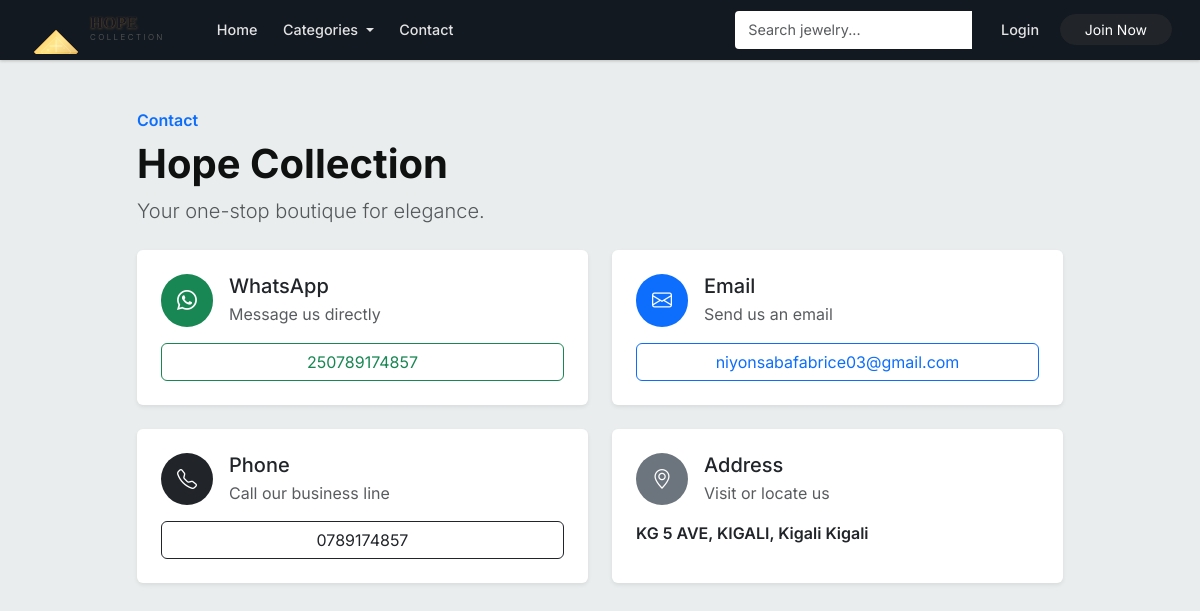
The app's page /contact with its own data.
### market/models.py (models this page shows)
class SiteSettings(db.Model):
    __tablename__ = 'site_settings'
    id               = db.Column(db.Integer, primary_key=True)
    business_name    = db.Column(db.String(100), nullable=False, default='Hope Collection')
    tagline          = db.Column(db.String(255), default='Your one-stop boutique for elegance.')
    logo_url         = db.Column(db.String(255), default='')
    meta_description = db.Column(db.String(255), default='Hope Collection - Quality jewelry, electronics, and accessories.')
    whatsapp_number  = db.Column(db.String(20), nullable=False, default='250789174857')
    contact_email    = db.Column(db.String(120), nullable=False, default='niyonsabafabrice03@gmail.com')
    business_phone   = db.Column(db.String(20))
    business_address = db.Column(db.String(255))
    facebook_url     = db.Column(db.String(255))
    instagram_url    = db.Column(db.String(255))
    currency_code    = db.Column(db.String(10), default='RWF')
    delivery_fee     = db.Column(db.Integer, default=0)
    about_content    = db.Column(db.Text, default='Welcome to Hope Collection. We provide quality products and services.')

### market/routes.py (the view)
@app.route('/contact')
def contact_page():
    return render_template('contact.html')

### market/templates/contact.html (shortened to what this page needs)
{% extends 'base.html' %}
{% block content %}
<div class="container py-5">
    <div class="row justify-content-center">
        <div class="col-lg-10">
            <div class="d-flex flex-column flex-md-row justify-content-between align-items-md-center gap-3 mb-4">
                <div>
                    <p class="text-primary fw-semibold mb-2">Contact</p>
                    <h1 class="display-6 fw-bold mb-2">{{ site_settings.business_name }}</h1>
                    {% if site_settings.tagline %}
                        <p class="lead text-muted mb-0">{{ site_settings.tagline }}</p>
                    {% endif %}
                </div>
            </div>
            <div class="row g-4">
                <div class="col-md-6">
                    <div class="card h-100 border-0 shadow-sm">
                        <div class="card-body p-4">
                            <div class="d-flex align-items-center gap-3 mb-3">
                                <span class="badge rounded-pill text-bg-success p-3">
                                    <i class="bi bi-whatsapp fs-5"></i>
                                </span>
                                <div>
                                    <h2 class="h5 mb-1">WhatsApp</h2>
                                    <p class="text-muted mb-0">Message us directly</p>
                                </div>
                            </div>
                            <a class="btn btn-outline-success w-100" href="https://wa.me/{{ site_settings.whatsapp_number }}" target="_blank" rel="noopener">
                                {{ site_settings.whatsapp_number }}
                            </a>
                        </div>
                    </div>
                </div>
                <div class="col-md-6">
                    <div class="card h-100 border-0 shadow-sm">
                        <div class="card-body p-4">
                            <div class="d-flex align-items-center gap-3 mb-3">
                                <span class="badge rounded-pill text-bg-primary p-3">
                                    <i class="bi bi-envelope fs-5"></i>
                                </span>
                                <div>
                                    <h2 class="h5 mb-1">Email</h2>
                                    <p class="text-muted mb-0">Send us an email</p>
                                </div>
                            </div>
                            <a class="btn btn-outline-primary w-100" href="mailto:{{ site_settings.contact_email }}">
                                {{ site_settings.contact_email }}
                            </a>
                        </div>
                    </div>
                </div>
                {% if site_settings.business_phone %}
                    <div class="col-md-6">
                        <div class="card h-100 border-0 shadow-sm">
                            <div class="card-body p-4">
                                <div class="d-flex align-items-center gap-3 mb-3">
                                    <span class="badge rounded-pill text-bg-dark p-3">
                                        <i class="bi bi-telephone fs-5"></i>
                                    </span>
                                    <div>
                                        <h2 class="h5 mb-1">Phone</h2>
                                        <p class="text-muted mb-0">Call our business line</p>
                                    </div>
                                </div>
                                <a class="btn btn-outline-dark w-100" href="tel:{{ site_settings.business_phone }}">
                                    {{ site_settings.business_phone }}
                                </a>
                            </div>
                        </div>
                    </div>
                {% endif %}
                {% if site_settings.business_address %}
                    <div class="col-md-6">
                        <div class="card h-100 border-0 shadow-sm">
                            <div class="card-body p-4">
                                <div class="d-flex align-items-center gap-3 mb-3">
                                    <span class="badge rounded-pill text-bg-secondary p-3">
                                        <i class="bi bi-geo-alt fs-5"></i>
                                    </span>
                                    <div>
                                        <h2 class="h5 mb-1">Address</h2>
                                        <p class="text-muted mb-0">Visit or locate us</p>
                                    </div>
                                </div>
                                <p class="mb-0 fw-semibold">{{ site_settings.business_address }}</p>
                            </div>
                        </div>
                    </div>
                {% endif %}
            </div>
        </div>
    </div>
</div>
{% endblock %}

### market/static/css/storefront.css (style rules this page uses)
:root { --ink: #0f1111; --muted: #565959; --paper: #eaeded; --cream: #f3efe7; --line: rgba(15, 17, 17, 0.11); --gold: #c7923e; --green: #198754; --amazon-blue: #146eb4; --amazon-orange: #febd69; --amazon-yellow: #f3a847; --card-bg: #ffffff; --hero-gradient: linear-gradient(135deg, #1a1a2e, #16213e, #0f3460); --shadow-sm: 0 2px 5px rgba(0,0,0,0.06); --shadow-md: 0 4px 12px rgba(0,0,0,0.10); --shadow-lg: 0 8px 30px rgba(0,0,0,0.12); }
* { letter-spacing: 0; box-sizing: border-box; }
body { color: var(--ink); background: var(--paper); font-family: Inter, ui-sans-serif, system-ui, -apple-system, BlinkMacSystemFont, "Segoe UI", sans-serif; }

### records on screen
SiteSettings: business_name "Hope Collection", tagline "Your one-stop boutique for elegance.", whatsapp_number "250789174857", contact_email "niyonsabafabrice03@gmail.com", business_phone "0789174857", business_address "KG 5 AVE, KIGALI, Kigali Kigali"
